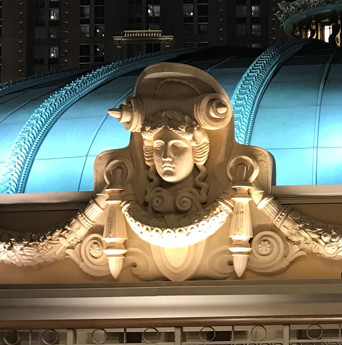
#> input picture _4.python/__code/Python資料視覺化從2D到3D使用matplotlib實作a/macau.jpg, 342 x 345 px, found by its file name
$ python ch12_9.py
#> lines starting #> are read from the running program, lines starting #| are printed output that depends on the picture
# ch12_9.py
import matplotlib.pyplot as plt
import matplotlib.image as img

macau = img.imread('macau.jpg')             # 讀取原始圖像
#> macau is the input picture: shape (345, 342, 3); mean R, G, B 110.6, 109.2, 93.3
plt.figure()
for i in range(1,5):
    plt.subplot(2,2,i)
    x = 1 - 0.2*(i-1)                       # 調整色彩明暗參數
    plt.axis('off')                         # 關閉顯示軸刻度
    plt.title(f'x = {x:2.1f}',color='b')    # 藍色浮動值標題
    src = macau * x                         # 處理像素值
    intmacau = src.astype(int)              # 將元素值轉成整數
    plt.imshow(intmacau)                    # 顯示圖像
#> this loop made 4 passes
#> pass 2, `src = macau * x`:
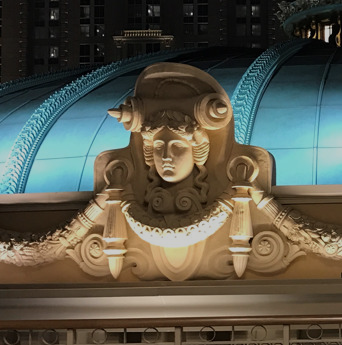
#> src: shape (345, 342, 3) float64; mean R, G, B 88.4, 87.3, 74.7
plt.show()
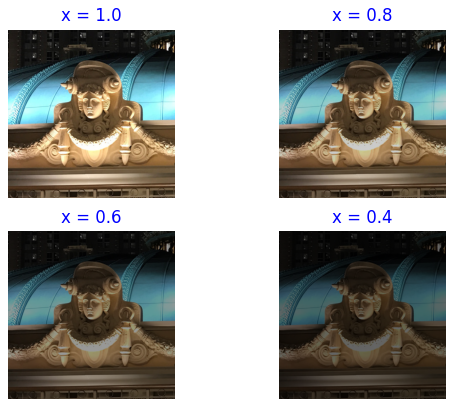
#> figure drawn by matplotlib, 4 panels

$ run again, with _4.python/__code/Python資料視覺化從2D到3D使用matplotlib實作a/snow.jpg copied over _4.python/__code/Python資料視覺化從2D到3D使用matplotlib實作a/macau.jpg
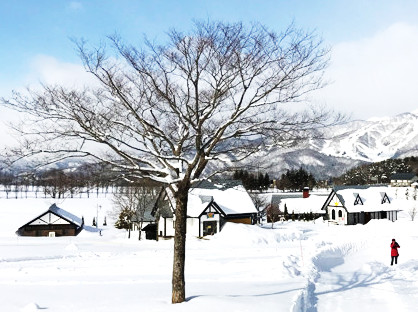
#> input picture _4.python/__code/Python資料視覺化從2D到3D使用matplotlib實作a/snow.jpg, 418 x 312 px, found by its file name
#> macau is the input picture: shape (312, 418, 3); mean R, G, B 190.1, 199.2, 207.4
#> the loop `for i in range(1,5):` made 4 passes
#> pass 2, `src = macau * x`:
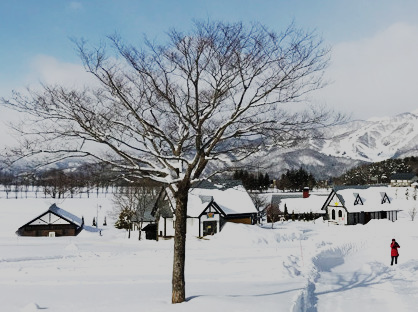
#> src: shape (312, 418, 3) float64; mean R, G, B 152.1, 159.4, 165.9
#> `plt.show()`:
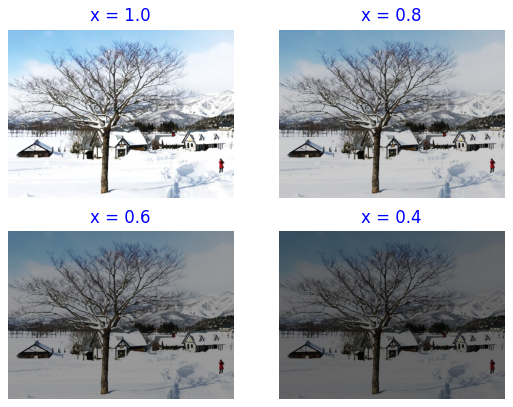
#> figure drawn by matplotlib, 4 panels

$ run again, with _4.python/__code/Python資料視覺化從2D到3D使用matplotlib實作a/springfield.jpg copied over _4.python/__code/Python資料視覺化從2D到3D使用matplotlib實作a/macau.jpg
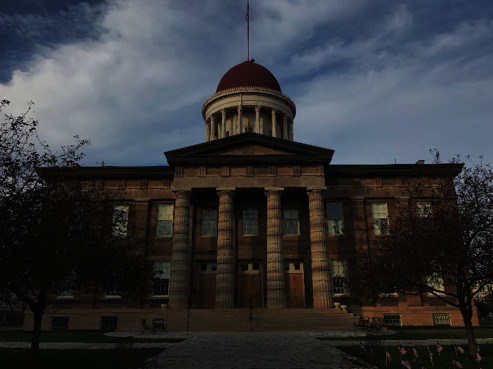
#> input picture _4.python/__code/Python資料視覺化從2D到3D使用matplotlib實作a/springfield.jpg, 493 x 369 px, found by its file name
#> macau is the input picture: shape (369, 493, 3); mean R, G, B 51.3, 53.2, 57.3
#> the loop `for i in range(1,5):` made 4 passes
#> pass 2, `src = macau * x`:
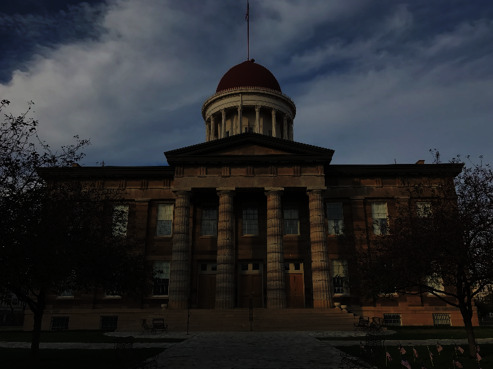
#> src: shape (369, 493, 3) float64; mean R, G, B 41, 42.6, 45.8
#> `plt.show()`:
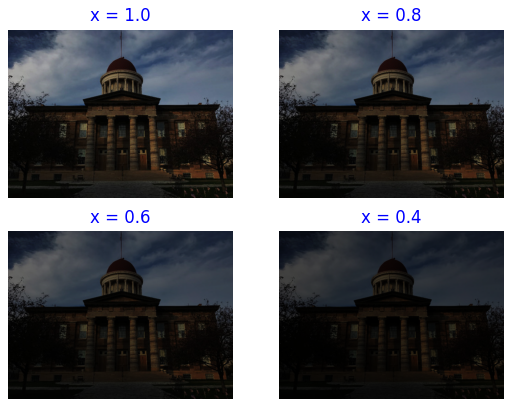
#> figure drawn by matplotlib, 4 panels
